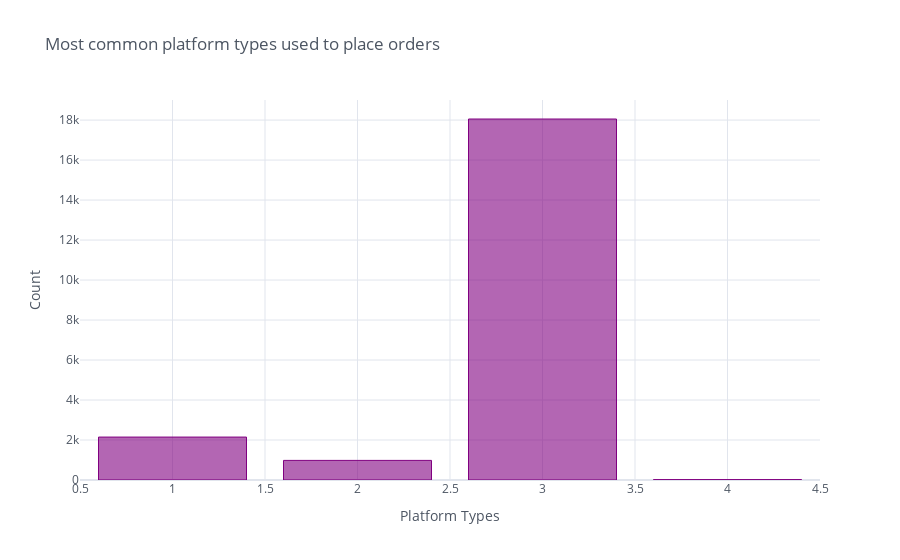

Notebook code for this chart:
### Markdown cell above
- The minimum distance travelled in 1km and the maximum distance travelled is 49km.
- The mean distance travelled is 9.5km which is above the median distance travelled of 8km.
- From the above graphs, we can see that there are a lot of outliers in the database.
    - It may effect on the model since distance has shown to have the highest correlation with the dependent variable.  
- 75% of the orders in our dataset are delivered within a distance of 13km which means that our data is heavily skewed to the right.

### Code cell
# Create an interactive visual to display the count of each unique value of distances travelled.
# Bargraph plotted using .iplot() displaying the most common platform types used to place orders.

train_df['platform_type'].value_counts().iplot(kind='bar',
                                               bins=10,
                                               theme='white',
                                               color='purple',
                                               title='Most common platform types used to place orders',
                                               xTitle='Platform Types',
                                               yTitle='Count')

### Figure 1 — Plotly figure (JSON) as saved in the notebook; plotly's stock layout.template omitted (floating-point values rounded to 4 significant figures)
{"data": [{"marker": {"color": "rgba(128, 0, 128, 0.6)", "line": {"color": "rgba(128, 0, 128, 1.0)", "width": 1}}, "name": "platform_type", "orientation": "v", "text": "", "type": "bar", "x": [3, 1, 2, 4], "y": [18054, 2147, 980, 20]}], "layout": {"legend": {"bgcolor": "#FFFFFF", "font": {"color": "#4D5663"}}, "paper_bgcolor": "#FFFFFF", "plot_bgcolor": "#FFFFFF", "title": {"font": {"color": "#4D5663"}, "text": "Most common platform types used to place orders"}, "xaxis": {"gridcolor": "#E1E5ED", "showgrid": true, "tickfont": {"color": "#4D5663"}, "title": {"font": {"color": "#4D5663"}, "text": "Platform Types"}, "zerolinecolor": "#E1E5ED"}, "yaxis": {"gridcolor": "#E1E5ED", "showgrid": true, "tickfont": {"color": "#4D5663"}, "title": {"font": {"color": "#4D5663"}, "text": "Count"}, "zerolinecolor": "#E1E5ED"}}}
